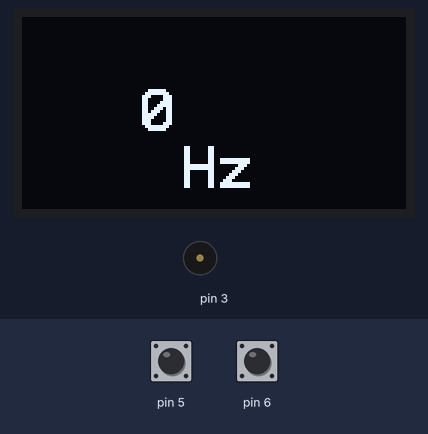
Recording of a sketch running on a simulated Arduino Uno, built with avr-gcc and run on an emulated ATmega328P. On the bench: 128×64 one-colour display, buzzer (waves = sounding). Inputs (shaded band) come from the test bench; at power-on: pin 5 HIGH, pin 6 HIGH.

Above: at 1.2 s.
1.3 s: pin 5 pulled LOW for 1 s
At 2.8 s:
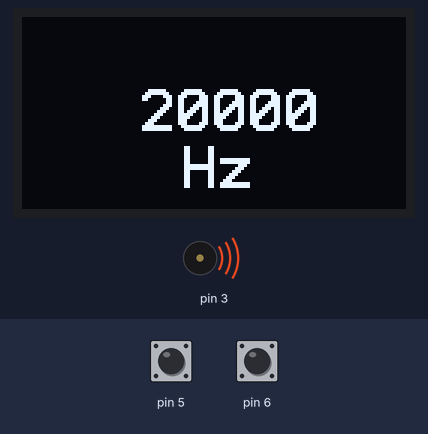
3.8 s: pin 6 pulled LOW for 3.2 s
At 8.2 s:
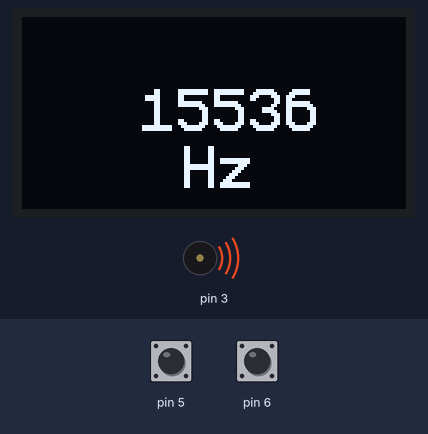
8.5 s: pin 6 pulled LOW for 0.15 s
At 9.9 s:
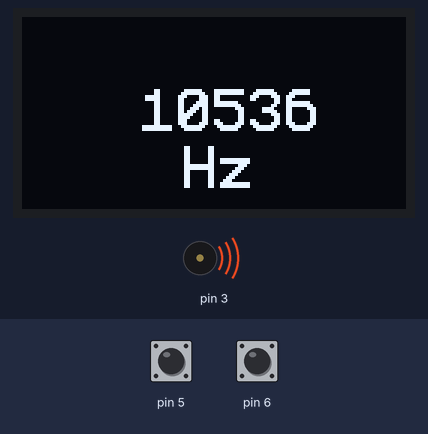
10.2 s: pin 5 pulled LOW for 3.2 s
At 14.7 s:
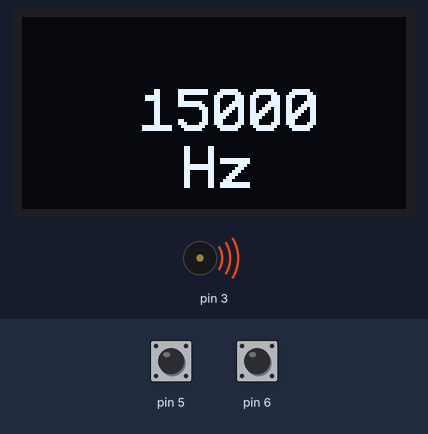
Timing chart, 0 to 15.9 s (numbered marks = the images above; inputs shaded):
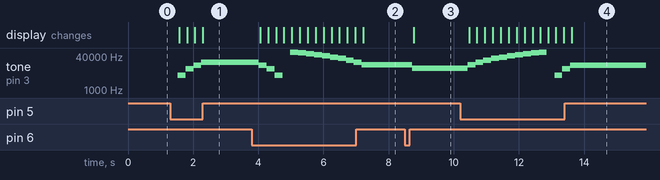

Measured:
- after the input at 1.3 s, tone on pin 3: silent → 5000 Hz after 0.23 s, → 10000 Hz 0.24 s later, → 15000 Hz 0.24 s later, → 20000 Hz 0.24 s later; the display: first changes after 0.27 s (image 1 shows a later state)
- after the input at 3.8 s, tone on pin 3: plays 15000 Hz for 0.24 s, 10000 Hz for 0.24 s, 5000 Hz for 0.24 s, 60536 Hz for 0.24 s, 55536 Hz for 0.25 s, 50536 Hz for 0.24 s … (13 notes in this stretch), starting after 0.22 s; the display: first changes after 0.26 s (image 2 shows a later state)
- after the input at 8.5 s, tone on pin 3: 15536 Hz → 10536 Hz after 0.22 s; the display: changes after 0.27 s (image 3)
- after the input at 10.2 s, tone on pin 3: plays 15536 Hz for 0.24 s, 20536 Hz for 0.24 s, 25536 Hz for 0.24 s, 30536 Hz for 0.24 s, 35536 Hz for 0.25 s, 40536 Hz for 0.24 s … (13 notes in this stretch), starting after 0.23 s; the display: first changes after 0.27 s (image 4 shows a later state)

The sketch:

main.ino
```cpp
#include <Arduino.h>
#include <U8g2lib.h>
#include <Wire.h>

int fre = 0;

U8G2_SSD1306_128X64_NONAME_F_HW_I2C u8g2(U8G2_R0, /* reset=*/ U8X8_PIN_NONE); // initialization for the used OLED display

void setup(void) {
  pinMode(5, INPUT_PULLUP);
  pinMode(6, INPUT_PULLUP);
  pinMode(3, OUTPUT);
  u8g2.begin();
}

void loop(void) {
  if (digitalRead(5) == LOW) {
    if (fre <= 50000) { // Check if frequency is within bounds
      fre += 5000;
    }
    delay(200); // Debouncing delay
  }

  if (digitalRead(6) == LOW) {
    if (fre <= 50000) { // Check if frequency is within bounds
      fre -= 5000;
    }
    delay(200); // Debouncing delay
  }

  char buffer[10];
  sprintf(buffer, "%d", fre); // Convert integer to string

  tone(3,fre);

  u8g2.clearBuffer(); // Clear the display buffer
  u8g2.setFont(u8g2_font_profont22_tr);
  u8g2.drawStr(40, 38, buffer);
  u8g2.drawStr(54, 57, "Hz");
  u8g2.sendBuffer();
}
```
